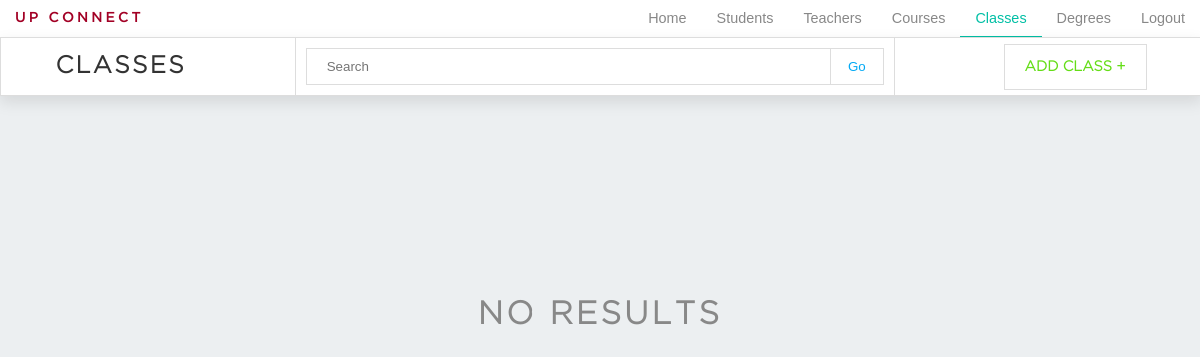
Before: /admin_classes.php with the older database file.
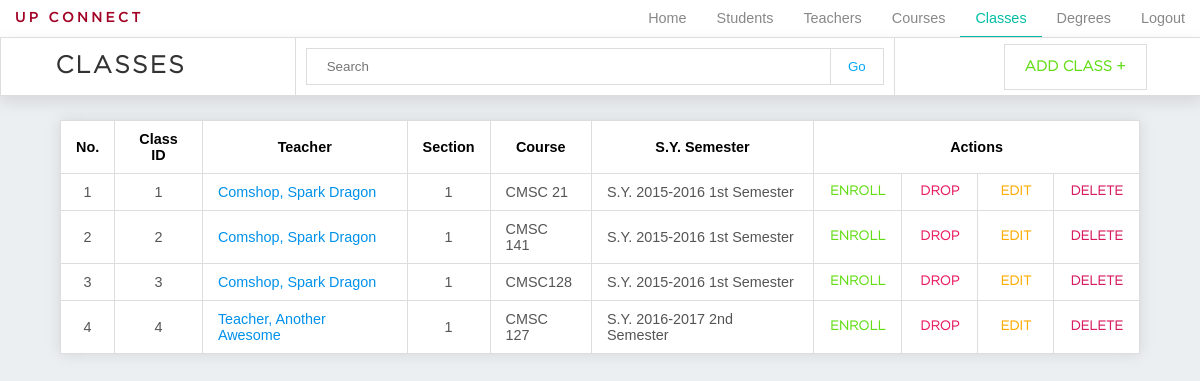
After: the same page with the newer database file.
### tables this page shows
CREATE TABLE `class` (
  `class_id` int(11) NOT NULL,
  `teacher_id` varchar(5) NOT NULL,
  `section` int(6) NOT NULL,
  `course_id` int(11) NOT NULL,
  `sem_id` int(9) NOT NULL
);

CREATE TABLE `teacher` (
  `teacher_id` varchar(5) NOT NULL,
  `firstname` varchar(30) NOT NULL,
  `middlename` varchar(30) NOT NULL,
  `lastname` varchar(30) NOT NULL,
  `password` varchar(100) NOT NULL,
  `email` varchar(60) NOT NULL
);

CREATE TABLE `course` (
  `course_id` int(11) NOT NULL,
  `course_name` varchar(30) NOT NULL,
  `course_description` text NOT NULL,
  `descriptive_title` varchar(100) NOT NULL
);

CREATE TABLE `semester` (
  `sem_id` int(9) NOT NULL,
  `school_year` varchar(9) NOT NULL,
  `sem_no` int(1) NOT NULL
);

### admin_classes.php (the view, shortened to what this page needs)
<!DOCTYPE html>
<html>
<head>
	<link rel="stylesheet" type="text/css" href="css/admin/general.css">
	<link rel="stylesheet" type="text/css" href="css/admin/navigation.css">
	<link rel="stylesheet" type="text/css" href="css/admin/search.css">
	<link rel="stylesheet" type="text/css" href="css/admin/table.css">
	<link rel="stylesheet" type="text/css" href="css/admin/modal_add.css">
</head>
<body>
	<?php
		require "connect.php";
		require "admin_nav.php";
	?>
	<div id="container">
		<header class="table-header">
			<a href="admin_classes.php" class="current"><h1>Classes</h1></a>
			<form action="admin_classes.php" class="search" method="POST">
				<input type="text" name="keyword" placeholder="Search">
				<input type="submit" name="search" value="Go">
			</form>
			<a class="button add" href="admin_add_class.php">Add Class +</a>
		</header>
		<?php
			if (isset($_POST['search'])) {
				$keyword = $_POST['keyword'];
				$query = "SELECT * FROM class
						  NATURAL JOIN teacher
						  NATURAL JOIN course
						  NATURAL JOIN semester
						  WHERE class_id
						  LIKE '%$keyword%'
						  OR course_name
						  LIKE '%$keyword%'
						  OR school_year
						  LIKE '%$keyword%'";
			} else{
				$query = "SELECT * FROM class NATURAL JOIN teacher NATURAL JOIN course NATURAL JOIN semester";
			}
				$result = mysqli_query($dbconn, $query);
				$data = [];
				if(mysqli_affected_rows($dbconn)){
					while($row = mysqli_fetch_assoc($result)){
					$data[] = $row;
					}
				}
			if(count($data)>0){ ?>
				<table>
				  	<tr>
					    <th>No.</th>
					    <th>Class ID</th>
					    <th>Teacher</th>
					    <th>Section</th>
					    <th>Course</th>
					    <th>S.Y. Semester</th>
					    <th colspan="4">Actions</th>
				  	</tr>
				<?php
					$number = 1;
					foreach ($data as $value): ?>
					<tr>
						<td class="center"><?=$number;?></td>
						<td class="center"><?=$value['class_id']?></td>
						<td><a href="#" class="linkprofile"><?=$value['lastname'].", ".$value['firstname']." ".$value['middlename']?></a></td>
						<td class="center"><?=$value['section']." "?></td>
						<td><?=$value['course_name']?></td>
						<td>S.Y. <?=$value['school_year']." "?>
							<?php
								if ($value['sem_no'] == 1){
									echo "1st Semester";
								} else if ($value['sem_no'] == 2){
									echo "2nd Semester";
								} else if ($value['sem_no'] > 2) {
									echo "Summer Class";
								}
							?>
						</td>
						<td class="button-container"><button class="button table enroll" id="enroll<?=$number?>" onclick="">Enroll</button></td>
						<td class="button-container"><button class="button table drop" id="drop<?=$number?>" onclick="">Drop</button></td>
						<td class="button-container"><button class="button table edit" id="edit<?=$number?>" onclick="showeditmodal(<?=$number?>)">Edit</button></td>
						<td class="button-container"><button class="button table delete" id="delete<?=$number?>" onclick="showdeletemodal(<?=$number?>)">Delete</button></td>
					</tr>
				<?php
				$number++;
				endforeach;
				?>
				</table>
				<?php } else { ?>
					<h2 class="no-results">NO RESULTS</h2> <?php
				} ?>
	</div>
</body>
</html>

Changed rows visible on the page:
added class: class_id "1", teacher.lastname "Comshop", teacher.firstname "Spark", teacher.middlename "Dragon", section "1", course.course_name "CMSC 21", sem.school_year "2015-2016", shows "1st Semester"
added class: class_id "2", teacher.lastname "Comshop", teacher.firstname "Spark", teacher.middlename "Dragon", section "1", course.course_name "CMSC 141", sem.school_year "2015-2016", shows "1st Semester"
added class: class_id "3", teacher.lastname "Comshop", teacher.firstname "Spark", teacher.middlename "Dragon", section "1", course.course_name "CMSC128", sem.school_year "2015-2016", shows "1st Semester"
added class: class_id "4", teacher.lastname "Teacher", teacher.firstname "Another", teacher.middlename "Awesome", section "1", course.course_name "CMSC 127", sem.school_year "2016-2017", shows "2nd Semester"
Other visible differences:
text no longer shown: "NO RESULTS"
text now shown: "No. Class ID Teacher Section Course S.Y. Semester Actions"
